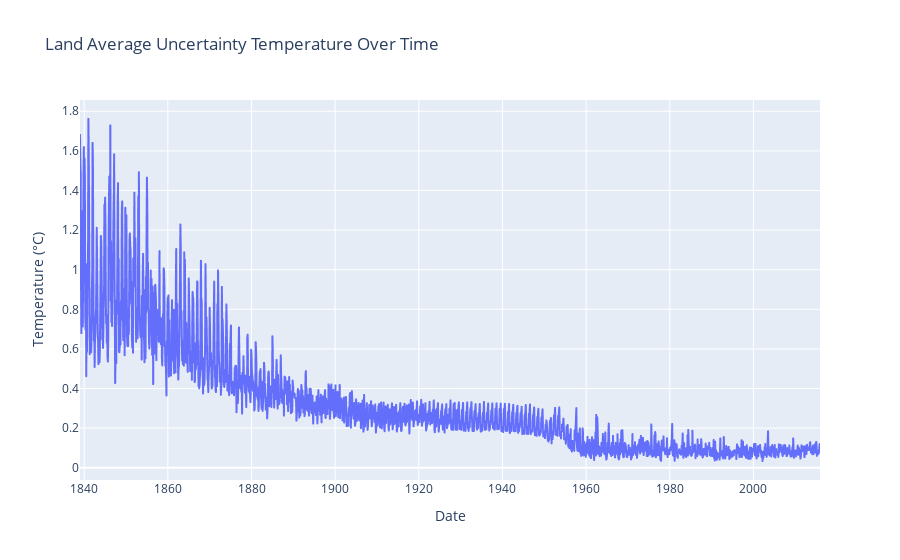

Notebook source saved alongside this figure:
### Code cell
fig = px.line(df, x='dt', y='LandAverageTemperatureUncertainty', title='Land Average Uncertainty Temperature Over Time')
fig.update_layout(xaxis_title='Date', yaxis_title='Temperature (°C)')
fig.show()

### Figure 1 — Plotly figure (JSON) as saved in the notebook; plotly's stock layout.template omitted (floating-point values rounded to 4 significant figures; data arrays with more than 128 entries replaced by an {"elided": "..."} marker saying what was removed)
{"data": [{"hovertemplate": "dt=%{x}<br>LandAverageTemperatureUncertainty=%{y}<extra></extra>", "legendgroup": "", "line": {"color": "#636efa", "dash": "solid"}, "mode": "lines", "name": "", "showlegend": false, "type": "scattergl", "x": {"elided": "2124 str values"}, "xaxis": "x", "y": {"elided": "2124 float values"}, "yaxis": "y"}], "layout": {"legend": {"tracegroupgap": 0}, "title": {"text": "Land Average Uncertainty Temperature Over Time"}, "xaxis": {"anchor": "y", "domain": [0, 1], "title": {"text": "Date"}}, "yaxis": {"anchor": "x", "domain": [0, 1], "title": {"text": "Temperature (°C)"}}}}
